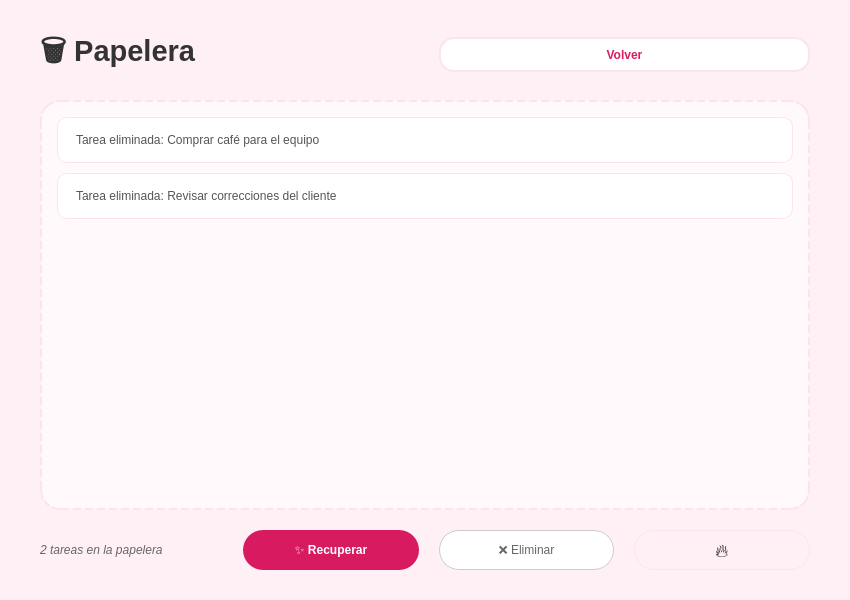
<?xml version="1.0" encoding="UTF-8"?>
<ui version="4.0">
 <class>RecycleBinView</class>
 <widget class="QWidget" name="RecycleBinView">
  <property name="geometry">
   <rect>
    <x>0</x>
    <y>0</y>
    <width>850</width>
    <height>600</height>
   </rect>
  </property>
  <property name="windowTitle">
   <string>Papelera de Reciclaje</string>
  </property>
  <property name="styleSheet">
   <string notr="true">QWidget#RecycleBinView {
    background-color: #FFF0F5;
}</string>
  </property>
  <layout class="QVBoxLayout" name="mainLayout">
   <property name="spacing">
    <number>20</number>
   </property>
   <property name="leftMargin">
    <number>40</number>
   </property>
   <property name="topMargin">
    <number>30</number>
   </property>
   <property name="rightMargin">
    <number>40</number>
   </property>
   <property name="bottomMargin">
    <number>30</number>
   </property>
   <item>
    <layout class="QHBoxLayout" name="headerLayout">
     <item>
      <widget class="QLabel" name="lblTitle">
       <property name="font">
        <font>
         <family>Segoe UI</family>
         <pointsize>22</pointsize>
         <weight>75</weight>
         <bold>true</bold>
        </font>
       </property>
       <property name="text">
        <string>🗑️ Papelera</string>
       </property>
       <property name="styleSheet">
        <string notr="true">color: #333;</string>
       </property>
      </widget>
     </item>
     <item>
      <spacer name="headerSpacer">
       <property name="orientation"><enum>Qt::Horizontal</enum></property>
      </spacer>
     </item>
     <item>
      <widget class="QPushButton" name="btnExit">
       <property name="minimumSize"><size><width>100</width><height>35</height></size></property>
       <property name="text"><string>Volver</string></property>
       <property name="styleSheet">
        <string notr="true">
         QPushButton {
          background-color: white;
          color: #D81B60;
          border: 2px solid #FCE4EC;
          border-radius: 15px;
          font-weight: bold;
         }
         QPushButton:hover { background-color: #FCE4EC; }
        </string>
       </property>
      </widget>
     </item>
    </layout>
   </item>
   
   <item>
    <widget class="QListWidget" name="listDeletedTasks">
     <property name="styleSheet">
      <string notr="true">
       QListWidget {
        background-color: rgba(255, 255, 255, 0.6);
        border: 2px dashed #FCE4EC;
        border-radius: 20px;
        padding: 15px;
        outline: none;
       }
       QListWidget::item {
        background-color: white;
        border-radius: 10px;
        padding: 15px;
        margin-bottom: 10px;
        color: #555;
        border: 1px solid #FCE4EC;
       }
       QListWidget::item:selected {
        background-color: #FCE4EC;
        color: #D81B60;
        border: 1px solid #D81B60;
       }
      </string>
     </property>
     <item><property name="text"><string>Tarea eliminada: Comprar café para el equipo</string></property></item>
     <item><property name="text"><string>Tarea eliminada: Revisar correcciones del cliente</string></property></item>
    </widget>
   </item>

   <item>
    <layout class="QHBoxLayout" name="actionsLayout">
     <item>
      <widget class="QLabel" name="lblStatus">
       <property name="text"><string>2 tareas en la papelera</string></property>
       <property name="styleSheet"><string notr="true">color: #666; font-style: italic;</string></property>
      </widget>
     </item>
     <item>
      <spacer name="actionsSpacer">
       <property name="orientation"><enum>Qt::Horizontal</enum></property>
      </spacer>
     </item>
     <item>
      <widget class="QPushButton" name="btnRecover">
       <property name="minimumSize"><size><width>140</width><height>40</height></size></property>
       <property name="text"><string>✨ Recuperar</string></property>
       <property name="styleSheet">
        <string notr="true">
         QPushButton {
          background-color: #D81B60;
          color: white;
          border-radius: 20px;
          font-weight: bold;
         }
         QPushButton:hover { background-color: #C2185B; }
        </string>
       </property>
      </widget>
     </item>
     <item>
      <widget class="QPushButton" name="btnDeleteForever">
       <property name="minimumSize"><size><width>140</width><height>40</height></size></property>
       <property name="text"><string>❌ Eliminar</string></property>
       <property name="styleSheet">
        <string notr="true">
         QPushButton {
          background-color: white;
          color: #666;
          border: 1px solid #CCC;
          border-radius: 20px;
         }
         QPushButton:hover {
          background-color: #FFEBEE;
          color: #D32F2F;
          border: 1px solid #D32F2F;
         }
        </string>
       </property>
      </widget>
     </item>
     <item>
      <widget class="QPushButton" name="btnEmptyTrash">
       <property name="minimumSize"><size><width>40</width><height>40</height></size></property>
       <property name="text"><string>🔥</string></property>
       <property name="toolTip"><string>Vaciar papelera permanentemente</string></property>
       <property name="styleSheet">
        <string notr="true">
         QPushButton {
          background-color: transparent;
          font-size: 18px;
          border: 1px solid #FCE4EC;
          border-radius: 20px;
         }
         QPushButton:hover { background-color: white; }
        </string>
       </property>
      </widget>
     </item>
    </layout>
   </item>
  </layout>
 </widget>
</ui>
